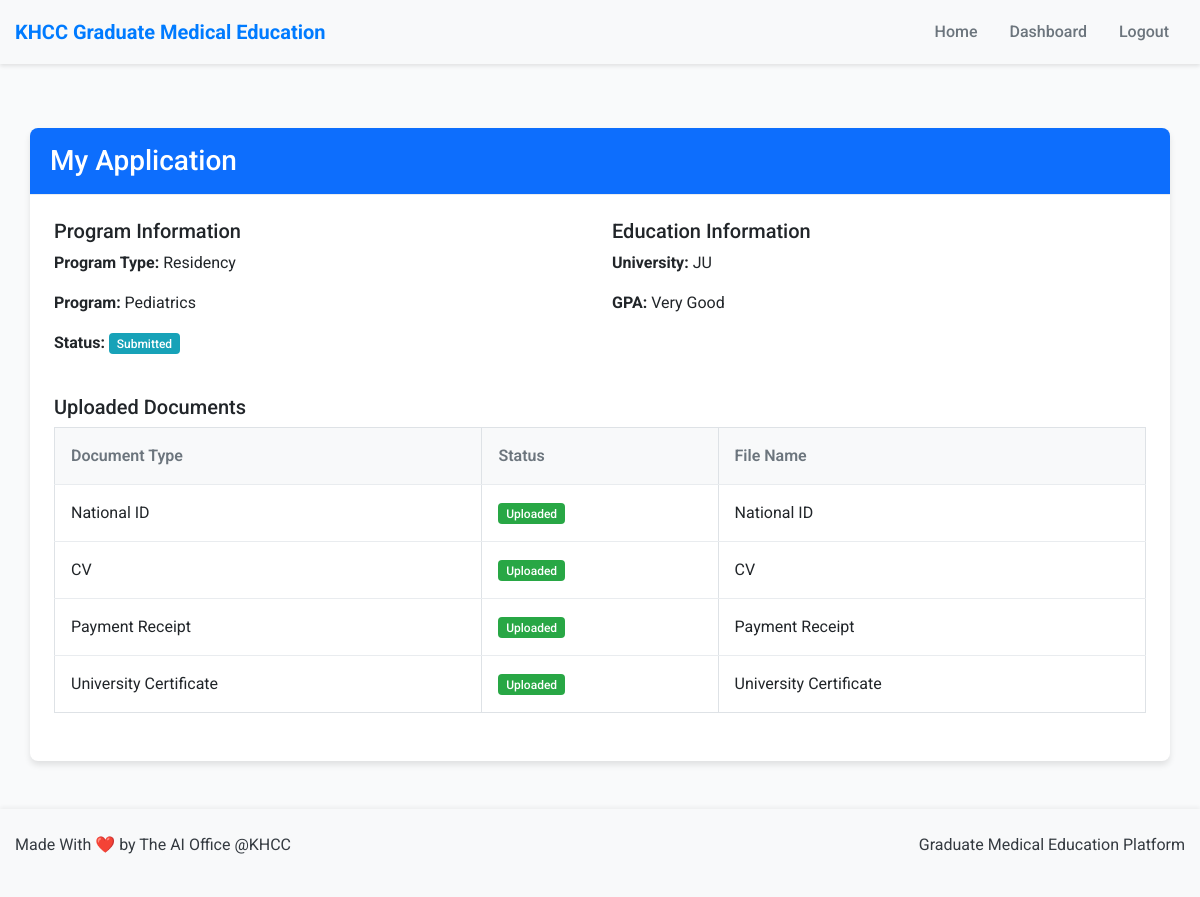
/applicant/dashboard/ (signed in), run on an earlier commit of the app's database.
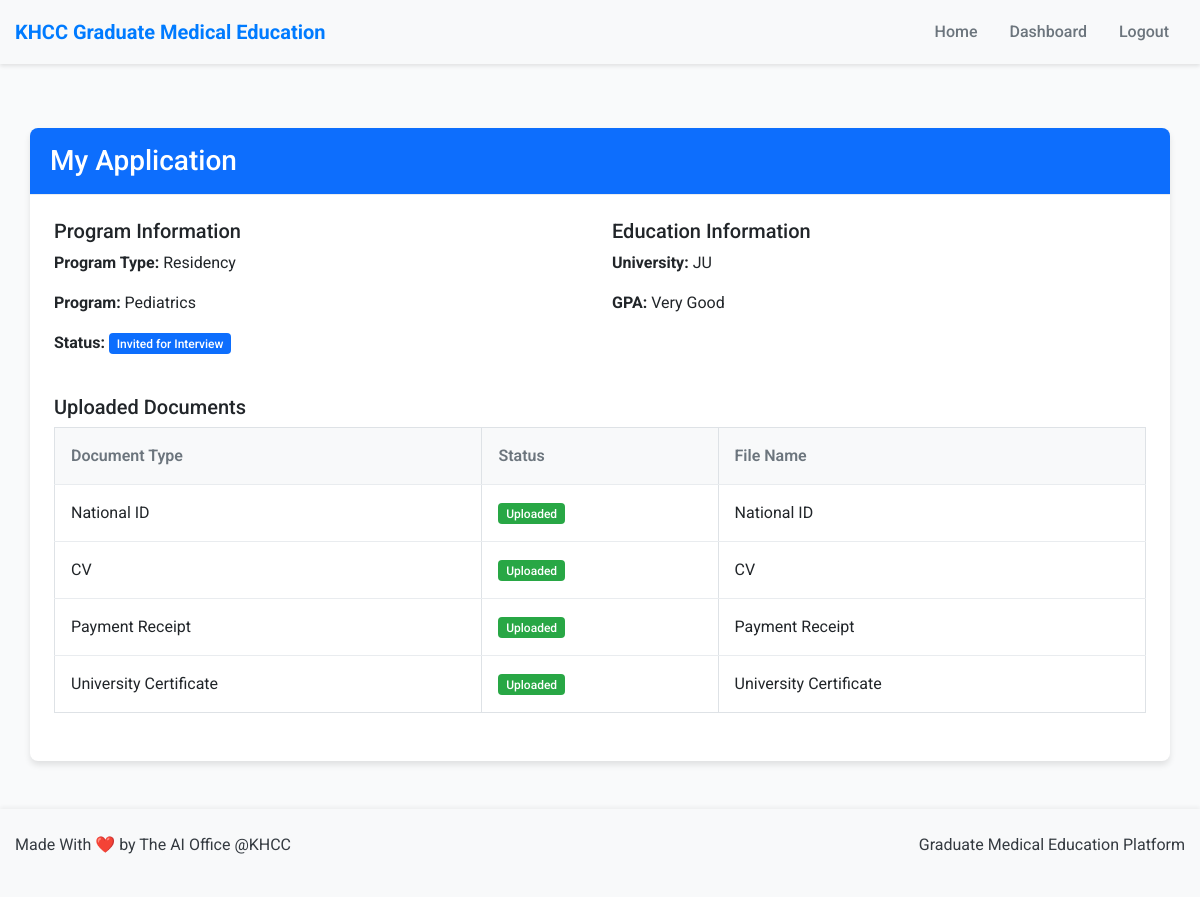
And on a later commit of the database.
### users/models.py (models this page shows, shortened)
class Application(models.Model):
    STATUS_CHOICES = (
        ('DRAFT', 'Draft'),
        ('SUBMITTED', 'Submitted'),
        ('ELIGIBLE', 'Eligible'),
        ('NOT_ELIGIBLE', 'Not Eligible'),
        ('APPROVED', 'Approved'),
        ('REJECTED', 'Rejected'),
        ('INVITED_FOR_INTERVIEW', 'Invited for Interview'),
    )
    GPA_CHOICES = (
        ('SATISFACTORY', 'Satisfactory'),
        ('GOOD', 'Good'),
        ('VERY_GOOD', 'Very Good'),
        ('EXCELLENT', 'Excellent'),
    )
    applicant = models.ForeignKey(User, on_delete=models.CASCADE, related_name='applications')
    program = models.ForeignKey(Program, on_delete=models.CASCADE, related_name='applications')
    university_name = models.CharField(max_length=100)
    gpa = models.CharField(max_length=20, choices=GPA_CHOICES)
    final_score = models.DecimalField(max_digits=5, decimal_places=2, null=True, blank=True)
    final_score_submitted = models.BooleanField(default=False)
    final_score_notes = models.TextField(blank=True)
    final_score_submitted_at = models.DateTimeField(null=True, blank=True)
    def national_id_upload_path(instance, filename):
        ext = filename.split('.')[-1]
        filename = f"{instance.applicant.username}_{uuid4().hex}.{ext}"
        return os.path.join('documents', 'national_id', filename)
    def cv_upload_path(instance, filename):
        ext = filename.split('.')[-1]
        filename = f"{instance.applicant.username}_{uuid4().hex}.{ext}"
        return os.path.join('documents', 'cv', filename)
    def payment_upload_path(instance, filename):
        ext = filename.split('.')[-1]
        filename = f"{instance.applicant.username}_{uuid4().hex}.{ext}"
        return os.path.join('documents', 'payment', filename)
    def certificate_upload_path(instance, filename):
        ext = filename.split('.')[-1]
        filename = f"{instance.applicant.username}_{uuid4().hex}.{ext}"
        return os.path.join('documents', 'certificates', filename)
    def board_certification_upload_path(instance, filename):
        ext = filename.split('.')[-1]
        filename = f"{instance.applicant.username}_{uuid4().hex}.{ext}"
        return os.path.join('documents', 'board_certification', filename)
    national_id_document = models.FileField(upload_to=national_id_upload_path)
    cv = models.FileField(upload_to=cv_upload_path)
    payment_receipt = models.FileField(upload_to=payment_upload_path, null=True, blank=True)
    university_certificate = models.FileField(upload_to=certificate_upload_path, null=True, blank=True)
    board_certification = models.FileField(upload_to=board_certification_upload_path, null=True, blank=True)
    status = models.CharField(max_length=25, choices=STATUS_CHOICES, default='SUBMITTED')
    created_at = models.DateTimeField(auto_now_add=True)
    updated_at = models.DateTimeField(auto_now=True)
    class Meta:
        unique_together = ('applicant', 'program')
    def get_file_name(self, field_name):
        field = getattr(self, field_name)
        if field:
            path = field.name
            filename = os.path.basename(path)
            document_types = {
                'national_id_document': 'National ID',
                'cv': 'CV',
                'payment_receipt': 'Payment Receipt',
                'university_certificate': 'University Certificate',
                'board_certification': 'Board Certification'
            }
            return f"{document_types.get(field_name, 'Document')}"
        return None

class Program(models.Model):
    PROGRAM_TYPE_CHOICES = (
        ('RESIDENCY', 'Residency'),
        ('FELLOWSHIP', 'Fellowship'),
    )
    STATUS_CHOICES = (
        ('ACTIVE', 'Active'),
        ('INACTIVE', 'Inactive'),
    )
    name = models.CharField(max_length=100, validators=[MinLengthValidator(3)])
    program_type = models.CharField(max_length=20, choices=PROGRAM_TYPE_CHOICES)
    start_date = models.DateField()
    end_date = models.DateField()
    status = models.CharField(max_length=10, choices=STATUS_CHOICES, default='ACTIVE')
    capacity = models.PositiveIntegerField(null=True, blank=True)

### users/views.py (the view, shortened to what this page needs)
# urls.py: path('applicant/dashboard/', views.applicant_dashboard, name='applicant_dashboard'),
@login_required
@user_passes_test(is_applicant)
def applicant_dashboard(request):
    try:
        existing_application = Application.objects.filter(applicant=request.user).first()
        if existing_application:
            file_names = {}
            for field_name in ['national_id_document', 'cv', 'payment_receipt', 'university_certificate', 'board_certification']:
                if hasattr(existing_application, field_name) and getattr(existing_application, field_name):
                    file_names[field_name] = existing_application.get_file_name(field_name)
                else:
                    file_names[field_name] = None
            return render(request, 'users/applicant_dashboard.html', {
                'application': existing_application,
                'file_names': file_names
            })
    except Exception as e:
        messages.error(request, f'An error occurred: {str(e)}')
        return redirect('home')

### users/views.py (called while the page is built)
def is_applicant(user):
    return user.is_authenticated and user.user_type == 'APPLICANT'

### users/templates/users/applicant_dashboard.html (shortened to what the changed rows need)
{% extends 'users/base.html' %}
{% block content %}
<div class="container mt-4">
    <div class="row">
        <div class="col-md-12">
            <div class="card">
                <div class="card-body">
                    {% if application %}
                        <div class="row mb-4">
                            <div class="col-md-6">
                                <h5>Program Information</h5>
                                <p><strong>Program Type:</strong> {{ application.program.get_program_type_display }}</p>
                                <p><strong>Program:</strong> {{ application.program.name }}</p>
                                <p><strong>Status:</strong>
                                    <span class="badge {% if application.status == 'DRAFT' %}bg-warning{% elif application.status == 'SUBMITTED' %}bg-info{% elif application.status == 'ELIGIBLE' %}bg-success{% elif application.status == 'NOT_ELIGIBLE' %}bg-danger{% elif application.status == 'APPROVED' %}bg-success{% elif application.status == 'REJECTED' %}bg-danger{% elif application.status == 'INVITED_FOR_INTERVIEW' %}bg-primary{% endif %}">
                                        {{ application.get_status_display }}
                                    </span>
                                </p>
                            </div>
                            <div class="col-md-6">
                                <h5>Education Information</h5>
                                <p><strong>University:</strong> {{ application.university_name }}</p>
                                <p><strong>GPA:</strong> {{ application.get_gpa_display }}</p>
                            </div>
                        </div>
                        <div class="row mb-4">
                            <div class="col-md-12">
                                <h5>Uploaded Documents</h5>
                                <div class="table-responsive">
                                    <table class="table table-bordered">
                                        <thead>
                                            <tr>
                                                <th>Document Type</th>
                                                <th>Status</th>
                                                <th>File Name</th>
                                            </tr>
                                        </thead>
                                        <tbody>
                                            <tr>
                                                <td>National ID</td>
                                                <td>
                                                    {% if file_names.national_id_document %}
                                                        <span class="badge bg-success">Uploaded</span>
                                                    {% else %}
                                                        <span class="badge bg-danger">Missing</span>
                                                    {% endif %}
                                                </td>
                                                <td>{{ file_names.national_id_document|default:"Not uploaded" }}</td>
                                            </tr>
                                            <tr>
                                                <td>CV</td>
                                                <td>
                                                    {% if file_names.cv %}
                                                        <span class="badge bg-success">Uploaded</span>
                                                    {% else %}
                                                        <span class="badge bg-danger">Missing</span>
                                                    {% endif %}
                                                </td>
                                                <td>{{ file_names.cv|default:"Not uploaded" }}</td>
                                            </tr>
                                            {% if application.program.program_type == 'RESIDENCY' %}
                                                <tr>
                                                    <td>Payment Receipt</td>
                                                    <td>
                                                        {% if file_names.payment_receipt %}
                                                            <span class="badge bg-success">Uploaded</span>
                                                        {% else %}
                                                            <span class="badge bg-danger">Missing</span>
                                                        {% endif %}
                                                    </td>
                                                    <td>{{ file_names.payment_receipt|default:"Not uploaded" }}</td>
                                                </tr>
                                                <tr>
                                                    <td>University Certificate</td>
                                                    <td>
                                                        {% if file_names.university_certificate %}
                                                            <span class="badge bg-success">Uploaded</span>
                                                        {% else %}
                                                            <span class="badge bg-danger">Missing</span>
                                                        {% endif %}
                                                    </td>
                                                    <td>{{ file_names.university_certificate|default:"Not uploaded" }}</td>
                                                </tr>
                                            {% endif %}
                                        </tbody>
                                    </table>
                                </div>
                            </div>
                        </div>
                    {% endif %}
                </div>
            </div>
        </div>
    </div>
</div>
{% endblock %}

What changed in the data, as far as the page shows it:
changed Application "JU": status "Submitted" → "Invited for Interview"
